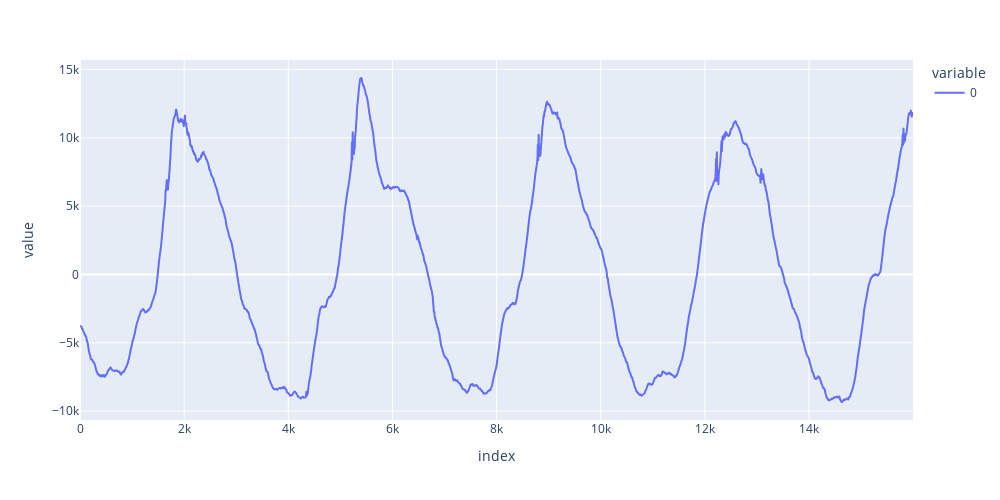

The notebook cell saved with this chart:
### Code cell
from pathlib import Path
import numpy as np, plotly.express as px
h = 500

ar = np.array([[float(j) for j in i.split()] for i in Path('graph').read_text().replace('\n\n', '\n').replace('\n\n', '\n').splitlines() if i])
ar = ar[:,0]

ema = 0.93
for i in range(1, len(ar)):
    ar[i] = ar[i-1] * ema + (1-ema)*ar[i]

ar = ar - ar.mean()
px.line(ar, width=1000, height=h).show()

### Figure 1 — Plotly figure (JSON) as saved in the notebook; plotly's stock layout.template omitted (floating-point values rounded to 4 significant figures; data arrays with more than 128 entries replaced by an {"elided": "..."} marker saying what was removed)
{"data": [{"hovertemplate": "variable=0<br>index=%{x}<br>value=%{y}<extra></extra>", "legendgroup": "0", "line": {"color": "#636efa", "dash": "solid"}, "marker": {"symbol": "circle"}, "mode": "lines", "name": "0", "showlegend": true, "type": "scattergl", "x": {"elided": "15998 int values"}, "xaxis": "x", "y": {"elided": "15998 float values"}, "yaxis": "y"}], "layout": {"height": 500, "legend": {"title": {"text": "variable"}, "tracegroupgap": 0}, "margin": {"t": 60}, "width": 1000, "xaxis": {"anchor": "y", "domain": [0, 1], "title": {"text": "index"}}, "yaxis": {"anchor": "x", "domain": [0, 1], "title": {"text": "value"}}}}
